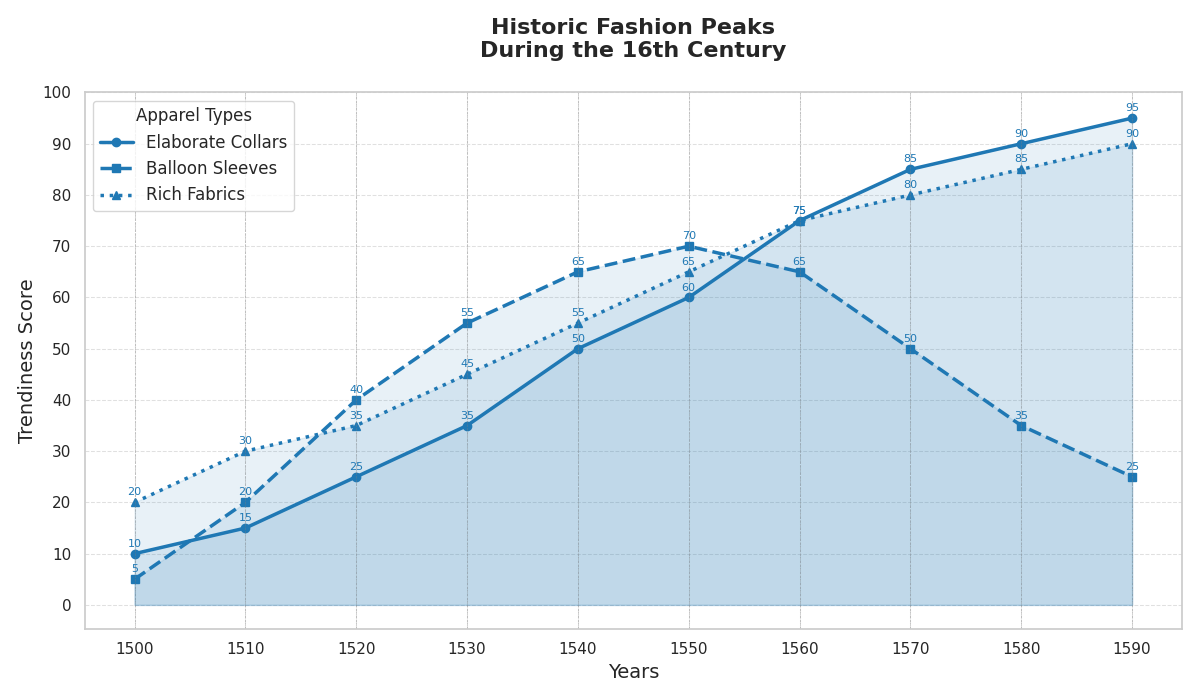

The script that drew this image:
import matplotlib.pyplot as plt
import numpy as np

# Decades from 1500s to 1590s
decades = np.arange(1500, 1600, 10)

# Popularity Index for each fashion element
ruff_collars = [10, 15, 25, 35, 50, 60, 75, 85, 90, 95]
puffed_sleeves = [5, 20, 40, 55, 65, 70, 65, 50, 35, 25]
brocade_fabrics = [20, 30, 35, 45, 55, 65, 75, 80, 85, 90]

fig, ax = plt.subplots(figsize=(12, 7))
single_color = '#1f78b4'

ax.plot(decades, ruff_collars, marker='o', linestyle='-', color=single_color, linewidth=2.5, label='Elaborate Collars')
ax.fill_between(decades, ruff_collars, color=single_color, alpha=0.1)

ax.plot(decades, puffed_sleeves, marker='s', linestyle='--', color=single_color, linewidth=2.5, label='Balloon Sleeves')
ax.fill_between(decades, puffed_sleeves, color=single_color, alpha=0.1)

ax.plot(decades, brocade_fabrics, marker='^', linestyle=':', color=single_color, linewidth=2.5, label='Rich Fabrics')
ax.fill_between(decades, brocade_fabrics, color=single_color, alpha=0.1)

for decade in decades:
    ax.axvline(x=decade, color='gray', linestyle='--', linewidth=0.5, alpha=0.5)

for i, (decade, rc, ps, bf) in enumerate(zip(decades, ruff_collars, puffed_sleeves, brocade_fabrics)):
    ax.annotate(str(rc), (decade, rc), textcoords="offset points", xytext=(0, 5), ha='center', fontsize=8, color=single_color)
    ax.annotate(str(ps), (decade, ps), textcoords="offset points", xytext=(0, 5), ha='center', fontsize=8, color=single_color)
    ax.annotate(str(bf), (decade, bf), textcoords="offset points", xytext=(0, 5), ha='center', fontsize=8, color=single_color)

ax.set_title('Historic Fashion Peaks\nDuring the 16th Century', fontsize=16, fontweight='bold', y=1.05)
ax.set_xlabel('Years', fontsize=14)
ax.set_ylabel('Trendiness Score', fontsize=14)
ax.set_xticks(decades)
ax.set_yticks(np.arange(0, 101, 10))
ax.grid(which='major', axis='both', linestyle='--', linewidth=0.75, alpha=0.6)

ax.legend(title='Apparel Types', loc='upper left', fontsize=12)

fig.tight_layout()
plt.show()
